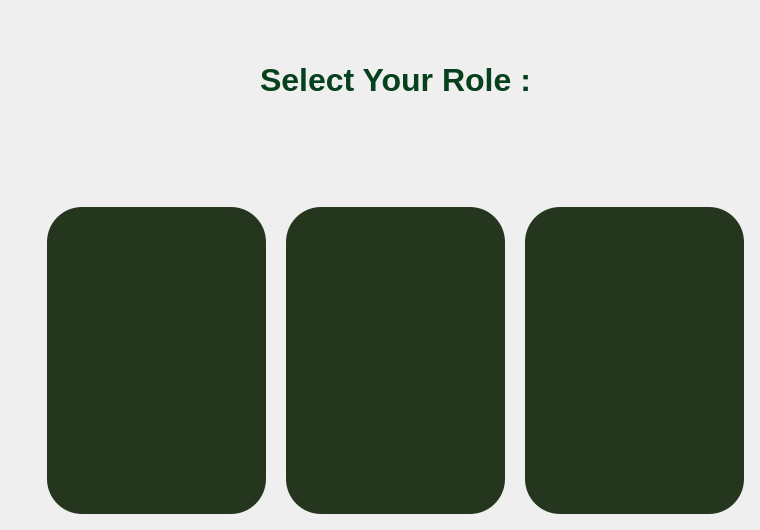
      <widget class="QWidget" name="page">
       <property name="sizePolicy">
        <sizepolicy hsizetype="Expanding" vsizetype="Expanding">
         <horstretch>0</horstretch>
         <verstretch>0</verstretch>
        </sizepolicy>
       </property>
       <widget class="QWidget" name="horizontalLayoutWidget">
        <property name="geometry">
         <rect>
          <x>40</x>
          <y>200</y>
          <width>711</width>
          <height>321</height>
         </rect>
        </property>
        <layout class="QHBoxLayout" name="horizontalLayout">
         <item>
          <widget class="QFrame" name="Adminbtn">
           <property name="cursor">
            <cursorShape>PointingHandCursor</cursorShape>
           </property>
           <property name="styleSheet">
            <string notr="true">background-color: #25361f; 
border-radius: 35%;
margin:7px;</string>
           </property>
           <property name="frameShape">
            <enum>QFrame::StyledPanel</enum>
           </property>
           <property name="frameShadow">
            <enum>QFrame::Raised</enum>
           </property>
          </widget>
         </item>
         <item>
          <widget class="QFrame" name="teacherbtn">
           <property name="cursor">
            <cursorShape>PointingHandCursor</cursorShape>
           </property>
           <property name="styleSheet">
            <string notr="true">background-color: #25361f; 
border-radius: 35%;
margin:7px;</string>
           </property>
           <property name="frameShape">
            <enum>QFrame::StyledPanel</enum>
           </property>
           <property name="frameShadow">
            <enum>QFrame::Raised</enum>
           </property>
          </widget>
         </item>
         <item>
          <widget class="QFrame" name="studentbtn">
           <property name="cursor">
            <cursorShape>PointingHandCursor</cursorShape>
           </property>
           <property name="styleSheet">
            <string notr="true">background-color: #25361f; 
border-radius: 35%;
margin:7px;</string>
           </property>
           <property name="frameShape">
            <enum>QFrame::StyledPanel</enum>
           </property>
           <property name="frameShadow">
            <enum>QFrame::Raised</enum>
           </property>
          </widget>
         </item>
        </layout>
       </widget>
       <widget class="QLabel" name="label">
        <property name="geometry">
         <rect>
          <x>40</x>
          <y>50</y>
          <width>711</width>
          <height>61</height>
         </rect>
        </property>
        <property name="font">
         <font>
          <pointsize>24</pointsize>
          <bold>true</bold>
         </font>
        </property>
        <property name="styleSheet">
         <string notr="true">color: #06401d;</string>
        </property>
        <property name="text">
         <string>Select Your Role :</string>
        </property>
        <property name="textFormat">
         <enum>Qt::RichText</enum>
        </property>
        <property name="alignment">
         <set>Qt::AlignCenter</set>
        </property>
       </widget>
      </widget>
